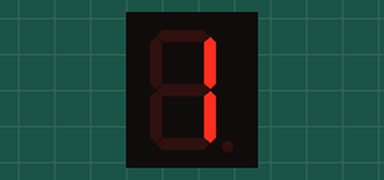
A sketch run on a simulated Arduino Uno, built with avr-gcc and run on an emulated ATmega328P. Parts: 1-digit seven-segment display. Wiring (inferred from the names in the program): 1-digit 7-segment display, segments lit when HIGH: segments pin 2, pin 3, pin 4, pin 5, pin 6, pin 8, pin 9, pin 0. The segment pins are drawn as the display they are named for.

Above: at 0.1 s.
At 1.1 s:
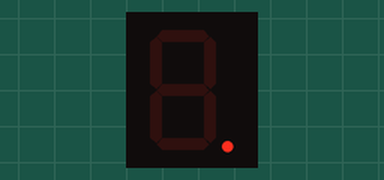

The sketch:

singleDigitLcd.ino
```cpp
const int a = 2;  //For displaying segment "a"
const int b = 3;  //For displaying segment "b"
const int c = 4;  //For displaying segment "c"
const int d = 5;  //For displaying segment "d"
const int e = 6;  //For displaying segment "e"
const int f = 8;  //For displaying segment "f"
const int g = 9;  //For displaying segment "g"
const int h = 0;  //For displaying segment "."

void setup() {
  pinMode(a, OUTPUT);  //A
  pinMode(b, OUTPUT);  //B
  pinMode(c, OUTPUT);  //C
  pinMode(d, OUTPUT);  //D
  pinMode(e, OUTPUT);  //E
  pinMode(f, OUTPUT);  //F
  pinMode(g, OUTPUT);  //G
  pinMode(h, OUTPUT);  //.
}

void displayDigit(int digit)
{
 //Conditions for displaying segment a
 if(digit!=1 && digit != 4)
 digitalWrite(a,HIGH);

 //Conditions for displaying segment b
 if(digit != 5 && digit != 6)
 digitalWrite(b,HIGH);

 //Conditions for displaying segment c
 if(digit !=2)
 digitalWrite(c,HIGH);

 //Conditions for displaying segment d
 if(digit != 1 && digit !=4 && digit !=7)
 digitalWrite(d,HIGH);

 //Conditions for displaying segment e
 if(digit == 2 || digit ==6 || digit == 8 || digit==0)
 digitalWrite(e,HIGH);

 //Conditions for displaying segment f
 if(digit != 1 && digit !=2 && digit!=3 && digit !=7)
 digitalWrite(f,HIGH);
 if (digit!=0 && digit!=1 && digit !=7)
 digitalWrite(g,HIGH);

}

void turnOff() {
  digitalWrite(a, LOW);
  digitalWrite(b, LOW);
  digitalWrite(c, LOW);
  digitalWrite(e, LOW);
  digitalWrite(e, LOW);
  digitalWrite(f, LOW);
  digitalWrite(g, LOW);
  digitalWrite(h, LOW);
}

void loop() {
  displayDigit(1);
  delay(1000);
  turnOff();
  digitalWrite(h, HIGH);
  delay(1000);
  digitalWrite(h, LOW);
}
```

Measured:
- by itself, everything shown: repeats every 2.0 s, in 3 steps
- what the display in image 1 shows lasts 1.0 s, from 1.0 s to 2.0 s
